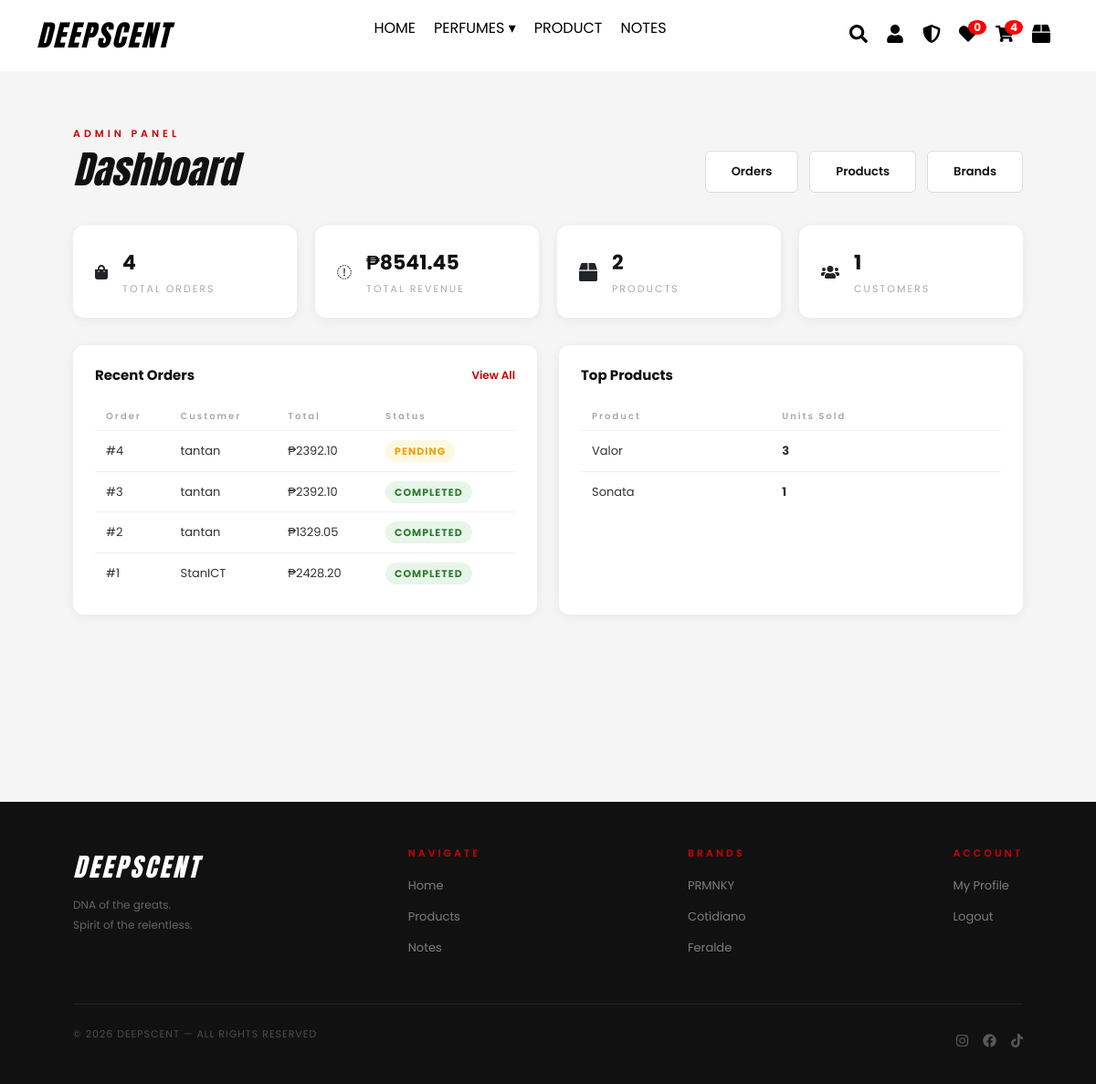
The app's page /admin/dashboard (signed in), older data.
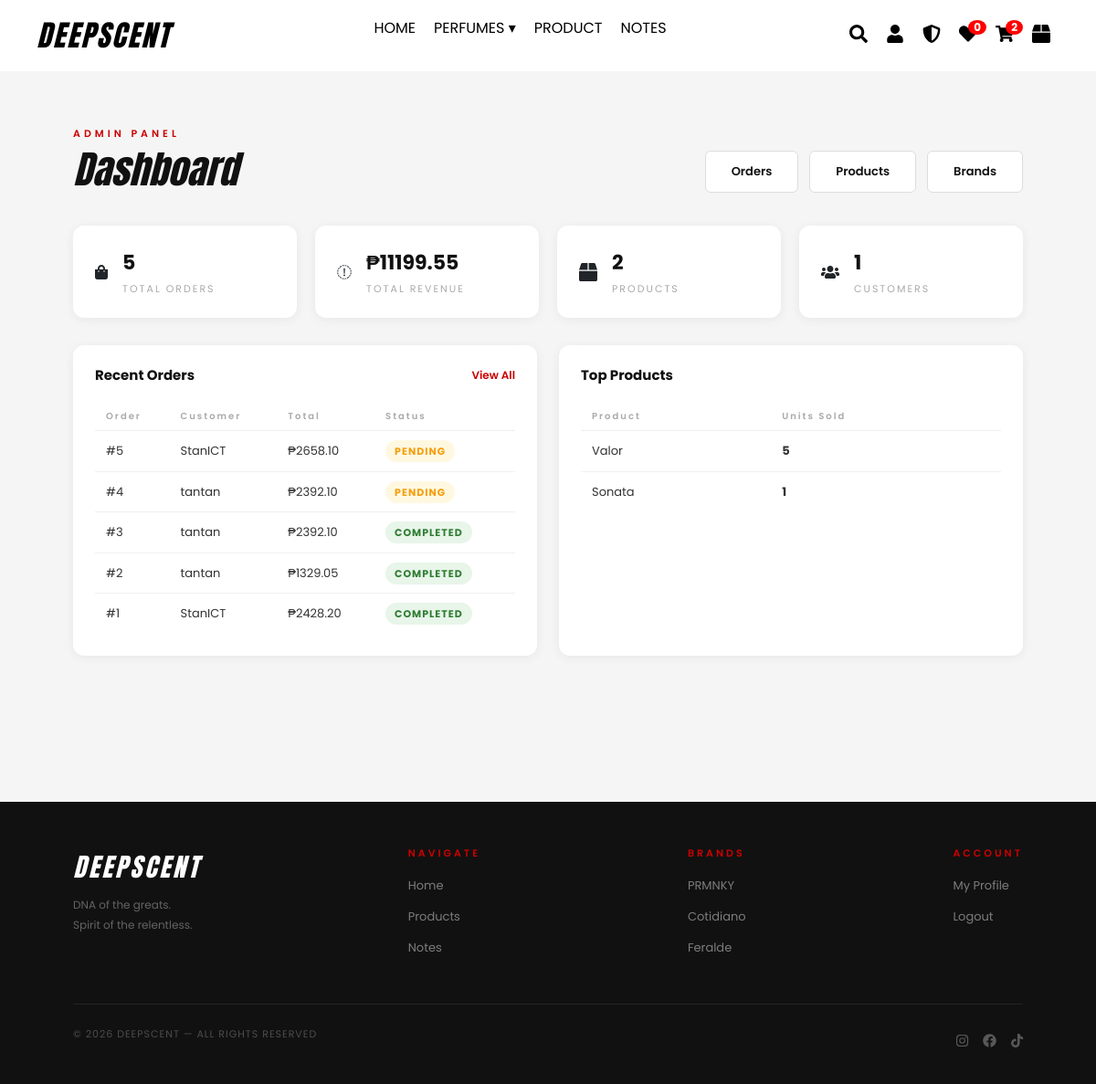
The same page, newer data.
### website/models.py (models this page shows)
class Order(db.Model):
    id = db.Column(db.Integer, primary_key=True)
    user_id = db.Column(db.Integer, db.ForeignKey('user.id'), nullable=False)
    created_at = db.Column(db.DateTime, default=datetime.utcnow)
    status = db.Column(db.String(20), default='Pending')
    total = db.Column(db.Float, nullable=False)
    items = db.relationship('OrderItem', backref='order', lazy=True)

class User(db.Model, UserMixin):
    id = db.Column(db.Integer, primary_key=True)
    username = db.Column(db.String(150), unique=True, nullable=False)
    password = db.Column(db.String(150), nullable=False)
    is_admin = db.Column(db.Boolean, default=False)
    avatar = db.Column(db.String(150), nullable=True)
    fullname = db.Column(db.String(150), default='')
    cart_items = db.relationship('CartItem', backref='user', lazy=True)
    favorites = db.relationship('Favorite', backref='user', lazy=True)
    orders = db.relationship('Order', backref='user', lazy=True)

class Product(db.Model):
    id = db.Column(db.Integer, primary_key=True)
    name = db.Column(db.String(100), nullable=False)
    description = db.Column(db.Text, nullable=False)
    price = db.Column(db.Float, nullable=False)
    stock_50ml = db.Column(db.Integer, default=0)
    stock_100ml = db.Column(db.Integer, default=0)
    price_100ml = db.Column(db.Float, nullable=True)
    discount = db.Column(db.Integer, default=0)  # percentage e.g. 10 = 10%
    image = db.Column(db.String(100), nullable=False)
    brand = db.Column(db.String(50), nullable=False)
    gender = db.Column(db.String(20), default='UNISEX')

class Brand(db.Model):
    id = db.Column(db.Integer, primary_key=True)
    name = db.Column(db.String(100), unique=True, nullable=False)
    logo = db.Column(db.String(150), nullable=True)

### website/admin.py (the view)
@admin.route("/dashboard")
@login_required
def dashboard():
    if not current_user.is_admin:
        abort(403)
    total_orders = Order.query.count()
    total_revenue = db.session.query(db.func.sum(Order.total)).scalar() or 0
    total_products = Product.query.count()
    total_users = User.query.filter_by(is_admin=False).count()
    recent_orders = Order.query.order_by(Order.created_at.desc()).limit(5).all()
    top_products = db.session.query(
        Product.name, db.func.sum(OrderItem.quantity).label('sold')
    ).join(OrderItem).group_by(Product.id).order_by(db_text('sold DESC')).limit(5).all()
    return render_template('admin_dashboard.html',
        total_orders=total_orders,
        total_revenue=total_revenue,
        total_products=total_products,
        total_users=total_users,
        recent_orders=recent_orders,
        top_products=top_products
    )

### website/templates/admin_dashboard.html (shortened to what this page needs)
{% extends "base.html" %}
{% block content %}
<section class="admin-page">
    <div class="admin-header">
        <div>
            <p class="section-label">ADMIN PANEL</p>
            <h1 class="admin-title">Dashboard</h1>
        </div>
        <div style="display:flex;gap:12px;">
            <a href="{{ url_for('admin.admin_orders') }}" class="admin-btn-secondary">Orders</a>
            <a href="{{ url_for('admin.admin_products') }}" class="admin-btn-secondary">Products</a>
            <a href="{{ url_for('admin.admin_brands') }}" class="admin-btn-secondary">Brands</a>
        </div>
    </div>
    <div class="dash-stats">
        <div class="stat-card">
            <i class="fas fa-shopping-bag"></i>
            <div>
                <p class="stat-value">{{ total_orders }}</p>
                <p class="stat-label">Total Orders</p>
            </div>
        </div>
        <div class="stat-card">
            <i class="fas fa-peso-sign"></i>
            <div>
                <p class="stat-value">₱{{ "%.2f"|format(total_revenue) }}</p>
                <p class="stat-label">Total Revenue</p>
            </div>
        </div>
        <div class="stat-card">
            <i class="fas fa-box"></i>
            <div>
                <p class="stat-value">{{ total_products }}</p>
                <p class="stat-label">Products</p>
            </div>
        </div>
        <div class="stat-card">
            <i class="fas fa-users"></i>
            <div>
                <p class="stat-value">{{ total_users }}</p>
                <p class="stat-label">Customers</p>
            </div>
        </div>
    </div>
    <div class="dash-grid">
        <div class="dash-card">
            <div class="dash-card-header">
                <h3>Recent Orders</h3>
                <a href="{{ url_for('admin.admin_orders') }}">View All</a>
            </div>
            {% if recent_orders %}
            <table class="admin-table">
                <thead><tr><th>Order</th><th>Customer</th><th>Total</th><th>Status</th></tr></thead>
                <tbody>
                    {% for order in recent_orders %}
                    <tr>
                        <td>#{{ order.id }}</td>
                        <td>{{ order.user.username }}</td>
                        <td>₱{{ "%.2f"|format(order.total) }}</td>
                        <td><span class="order-status status-{{ order.status|lower }}">{{ order.status }}</span></td>
                    </tr>
                    {% endfor %}
                </tbody>
            </table>
            {% else %}
            <p class="dash-empty">No orders yet.</p>
            {% endif %}
        </div>
        <div class="dash-card">
            <div class="dash-card-header">
                <h3>Top Products</h3>
            </div>
            {% if top_products %}
            <table class="admin-table">
                <thead><tr><th>Product</th><th>Units Sold</th></tr></thead>
                <tbody>
                    {% for name, sold in top_products %}
                    <tr>
                        <td>{{ name }}</td>
                        <td><strong>{{ sold }}</strong></td>
                    </tr>
                    {% endfor %}
                </tbody>
            </table>
            {% else %}
            <p class="dash-empty">No sales yet.</p>
            {% endif %}
        </div>
    </div>
</section>
{% endblock %}

### website/templates/base.html (shortened to what the changed rows need)
<!DOCTYPE html>
<html lang="en">
<head>
    <link rel="stylesheet" href="{{ url_for('static', filename='css/all.min.css') }}">
    <link rel="stylesheet" href="{{ url_for('static', filename='css/bootstrap.min.css') }}">
    <link rel="stylesheet" href="{{ url_for('static', filename='css/all.min.css') }}">
    <link rel="stylesheet" href="{{ url_for('static', filename='css/style.css') }}">
</head>
<body>
    <nav class="navbar">
        <div class="icons">
            <a href="{% if current_user.is_authenticated %}{{ url_for('views.cart') }}{% else %}{{ url_for('views.cart_login_required') }}{% endif %}"><i class="fas fa-shopping-cart"></i><span class="badge cart-badge">{{ current_user.cart_items | sum(attribute='quantity') if current_user.is_authenticated else 0 }}</span></a>
        </div>
    </nav>
    <main>
        {% block content %}{% endblock %}
    </main>
    <footer>
        <div class="footer-inner">
            <div class="footer-links">
                <ul>
                    {% for brand in g.brands %}
                    <li><a href="{{ url_for('views.perfumes', brand=brand.name) }}">{{ brand.name }}</a></li>
                    {% endfor %}
                </ul>
            </div>
        </div>
    </footer>
</body>
</html>

Row changes from the older to the newer data that the page shows:
added Order: id "5", user.username "StanICT", total "2658.10", status "PENDING"
changed Product "Valor": discount "3" → "5"
Text that changed along with them:
{{ total_orders }}: "4" → "5"
{{ "%.2f"|format(total_revenue) }}: "8541.45" → "11199.55"
text no longer shown: "4"
text now shown: "2"
